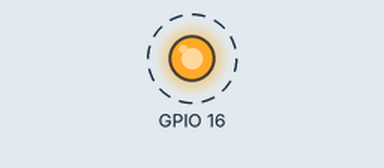
A sketch run on a simulated ESP8266 (NodeMCU). Shown: output pins drawn as LEDs (lit = HIGH). Dashed ring = blinking. What the sketch prints to the serial monitor is not drawn.

Above: at 0.5 s.
Timing chart, 0 to 4.6 s (numbered marks = the images above):
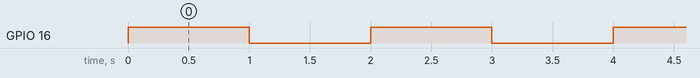

The sketch:

ip_static.ino
```cpp
#include <ESP8266WiFi.h>

void setup()
{
// config static IP
// where xx is the desired IP Address
IPAddress ip(192, 168, 1, 99);
// set gateway to match your network
IPAddress gateway(192, 168, 1, 1);
Serial.print(F("Setting static ip to : "));
Serial.println(ip);
// set subnet mask to match your network
IPAddress subnet(255, 255, 255, 0);
WiFi.config(ip, gateway, subnet);
  pinMode(16, OUTPUT);
}
void loop()
{
    digitalWrite(16, HIGH);   // turn the LED on (HIGH is the voltage level)
  delay(1000);              // wait for a second
  digitalWrite(16, LOW);    // turn the LED off by making the voltage LOW
  delay(1000);              // wait for a second
}
```

Measured:
- by itself, GPIO 16: alternates HIGH for 1.0 s and LOW for 1.0 s
